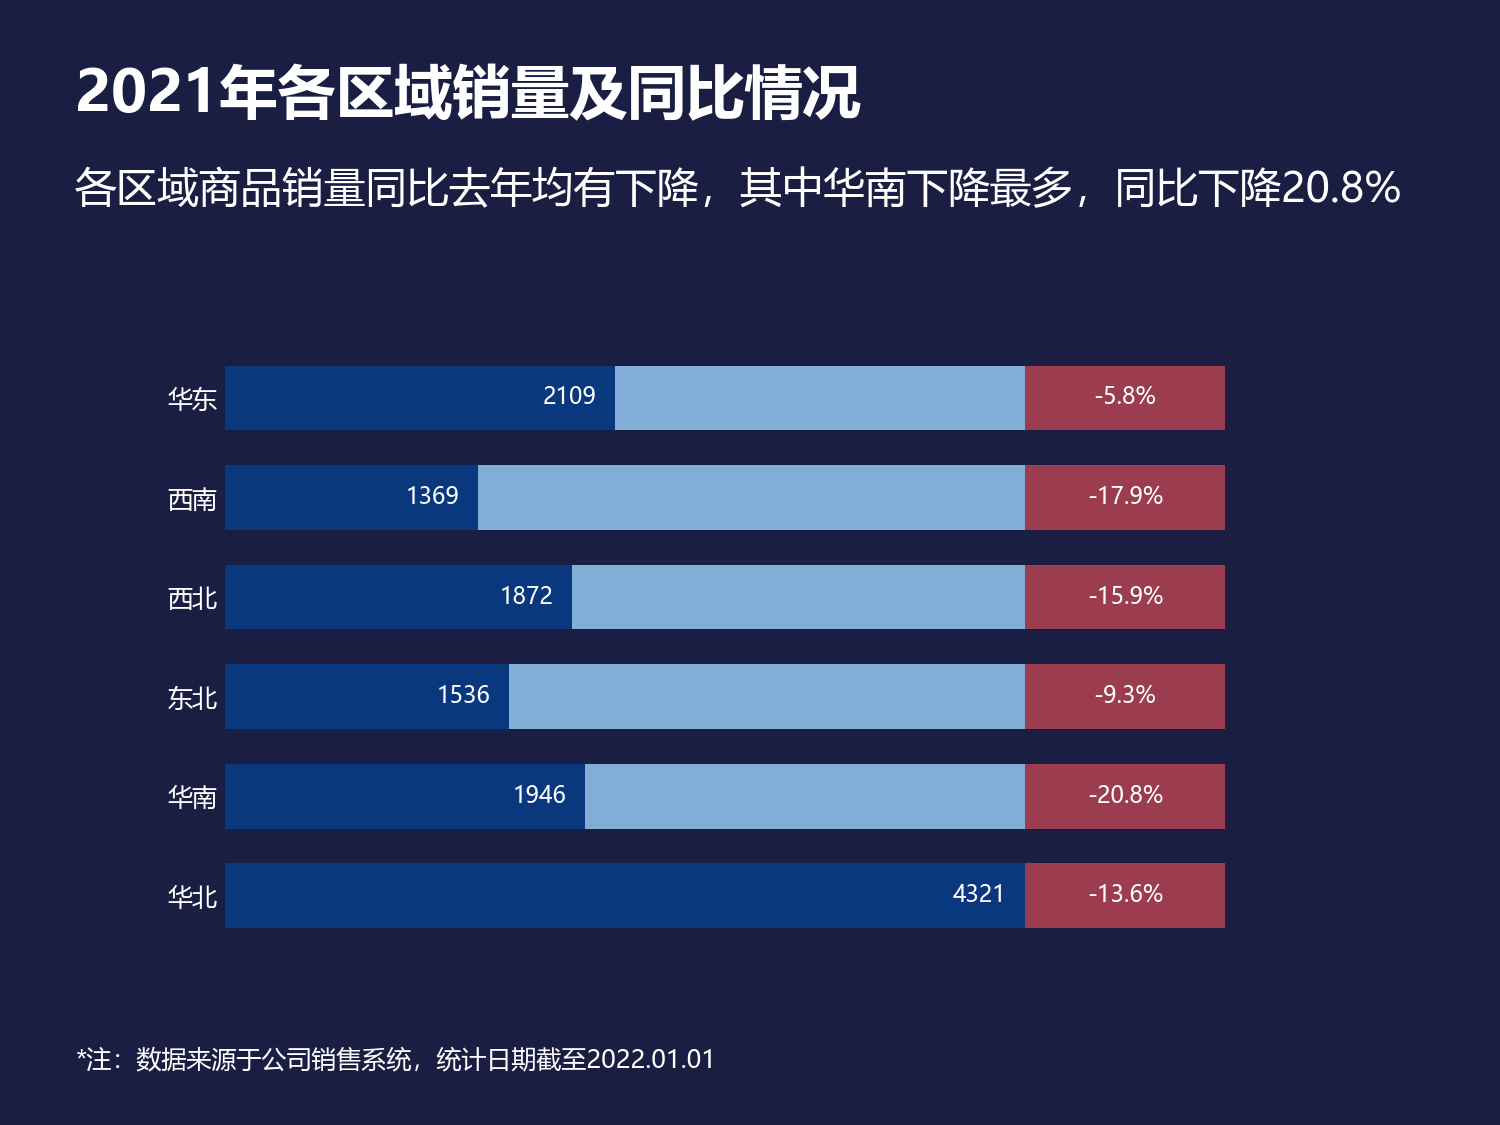

Python code for this plot:
import matplotlib
matplotlib.use('Agg')
import matplotlib.pyplot as plt
import numpy as np

plt.rcParams['font.sans-serif'] = ['Microsoft YaHei', 'SimHei', 'Arial Unicode MS']
plt.rcParams['axes.unicode_minus'] = False

regions = ['华北', '华南', '东北', '西北', '西南', '华东']
sales = [4321, 1946, 1536, 1872, 1369, 2109]
placeholder1 = [0, 2375, 2785, 2449, 2952, 2212]
placeholder2 = [1080.25] * 6
yoy = ['-13.6%', '-20.8%', '-9.3%', '-15.9%', '-17.9%', '-5.8%']

fig, ax = plt.subplots(figsize=(10, 7.5), facecolor='#1A1E43')
ax.set_facecolor('#1A1E43')

ax.set_position([0.15, 0.15, 0.70, 0.55])

y = np.arange(len(regions))

ax.barh(y, sales, color='#09387E', zorder=2, height=0.65)
ax.barh(y, placeholder1, left=sales, color='#82ADD7', zorder=2, height=0.65)
left2 = [s + p for s, p in zip(sales, placeholder1)]
ax.barh(y, placeholder2, left=left2, color='#9B3D4F', zorder=2, height=0.65)

for i, val in enumerate(sales):
    ax.text(val - 100, i, str(val), ha='right', va='center',
            color='white', fontsize=11, zorder=6)

for i, yt in enumerate(yoy):
    ax.text(left2[i] + placeholder2[i] / 2, i, yt, ha='center', va='center',
            color='white', fontsize=11, zorder=6)

ax.set_yticks(y)
ax.set_yticklabels(regions, color='white', fontsize=12)
ax.tick_params(axis='y', length=0)
ax.set_xticks([])
ax.tick_params(axis='x', length=0)

for spine in ax.spines.values():
    spine.set_visible(False)

label_x = 0.05
fig.text(label_x, 0.90, '2021年各区域销量及同比情况', fontsize=28, fontweight='bold', color='white', ha='left')
fig.text(label_x, 0.82, '各区域商品销量同比去年均有下降，其中华南下降最多，同比下降20.8%', fontsize=20, color='white', ha='left')
fig.text(label_x, 0.05, '*注：数据来源于公司销售系统，统计日期截至2022.01.01', fontsize=12, color='white', ha='left')

plt.savefig('8 数值百分比.png', dpi=150, facecolor='#1A1E43')
print("已生成 8 数值百分比.png")
